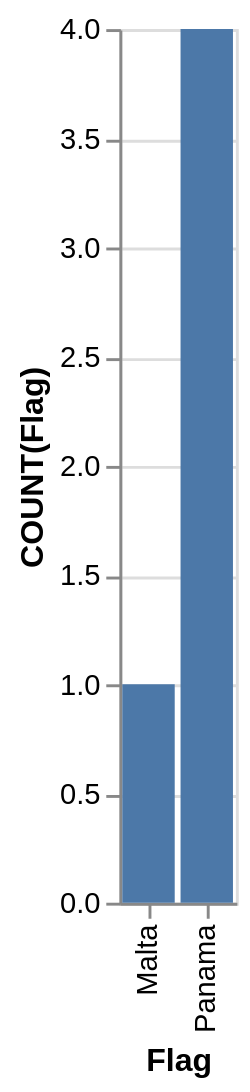

Here is the Vega-Lite specification saved for this chart:
### Vega-Lite specification from a JSON file in a GitHub repository (floating-point values rounded to 4 significant figures)
{"data": {"values": [{"x_data": "Malta", "y_data": 1}, {"x_data": "Panama", "y_data": 4}]}, "mark": "bar", "encoding": {"x": {"field": "x_data", "type": "nominal", "title": "Flag", "sort": {"op": "sum", "field": "y_data", "order": "ascending"}}, "y": {"field": "y_data", "type": "quantitative", "title": "COUNT(Flag)"}}}
